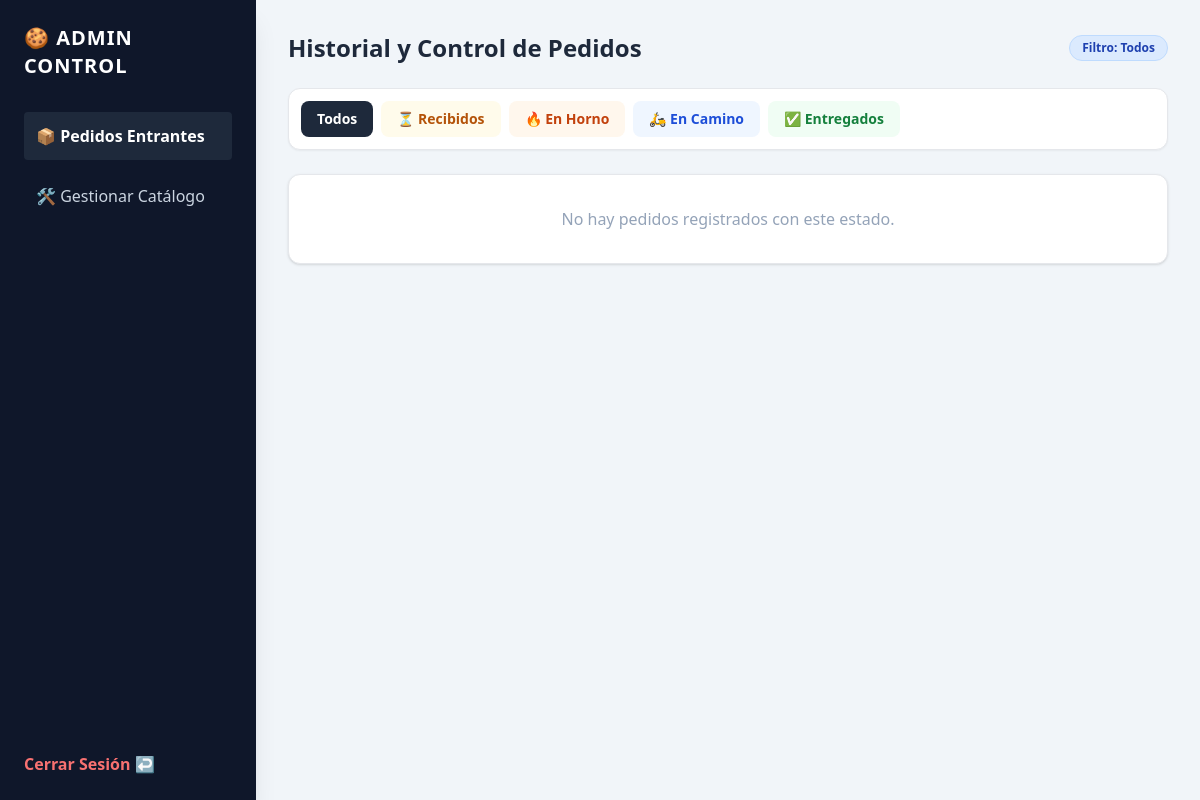
The app's page /admin/dashboard (signed in), older data.
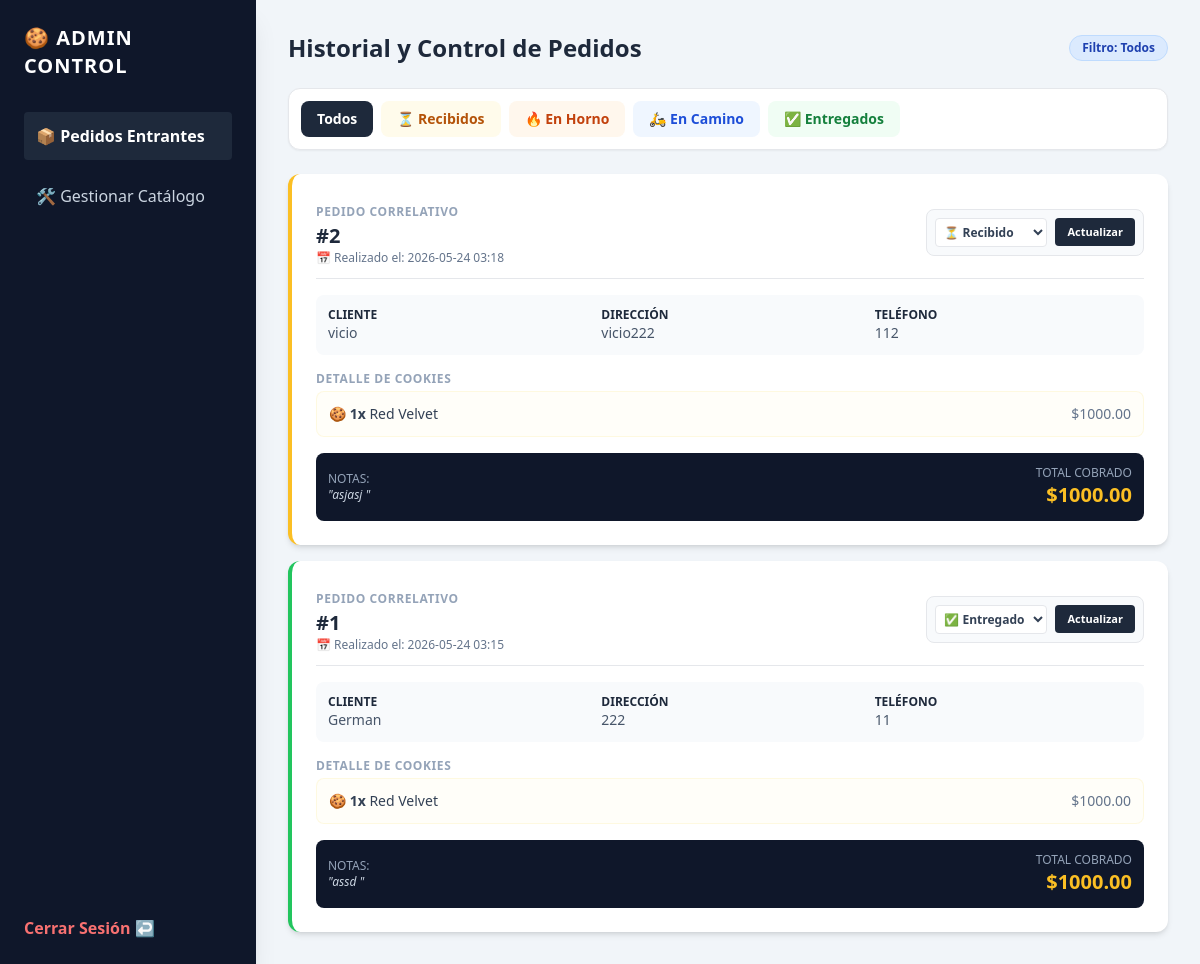
The same page, newer data.
### app.py (models this page shows)
class CookieOrder(db.Model):
    id = db.Column(db.Integer, primary_key=True) # Este ID será nuestro número de pedido incremental
    customer_name = db.Column(db.String(100), nullable=False)
    address = db.Column(db.String(200), nullable=False)
    phone = db.Column(db.String(20), nullable=False)
    notes = db.Column(db.Text, nullable=True)
    total = db.Column(db.Float, nullable=False)
    status = db.Column(db.String(50), default='Recibido')
    created_at = db.Column(db.DateTime, default=datetime.utcnow) # NUEVO: Registro de fecha y hora
    items = db.relationship('OrderItem', backref='order', lazy=True)

class OrderItem(db.Model):
    id = db.Column(db.Integer, primary_key=True)
    order_id = db.Column(db.Integer, db.ForeignKey('cookie_order.id'), nullable=False)
    product_id = db.Column(db.Integer, db.ForeignKey('product.id'), nullable=False)
    quantity = db.Column(db.Integer, nullable=False)
    price = db.Column(db.Float, nullable=False)
    product = db.relationship('Product')

class Product(db.Model):
    id = db.Column(db.Integer, primary_key=True)
    name = db.Column(db.String(100), nullable=False)
    description = db.Column(db.Text, nullable=True)
    price = db.Column(db.Float, nullable=False)
    image_url = db.Column(db.String(200), nullable=True)
    active = db.Column(db.Integer, default=1)
    stock = db.Column(db.Integer, default=0)

### app.py (the view, shortened to what this page needs)
@app.route('/admin')
@app.route('/admin/dashboard', methods=['GET', 'POST'])
def admin_dashboard():
    if not check_admin_auth():
        return redirect(url_for('admin_login'))
    status_filter = request.args.get('status', 'Todos')
    if status_filter == 'Todos':
        orders = CookieOrder.query.order_by(CookieOrder.id.desc()).all()
    else:
        orders = CookieOrder.query.filter_by(status=status_filter).order_by(CookieOrder.id.desc()).all()
    return render_template('admin/dashboard.html', orders=orders, current_filter=status_filter)

### app.py (called while the page is built)
def check_admin_auth():
    return 'admin_logged_in' in session

### templates/admin/dashboard.html (shortened to what this page needs)
<!DOCTYPE html>
<html lang="es">
<head>
    <script src="https://cdn.tailwindcss.com"></script>
</head>
<body class="bg-slate-100 min-h-screen flex">
    <div class="w-64 bg-slate-900 text-slate-300 p-6 flex flex-col justify-between shadow-xl">
        <div>
            <h2 class="text-xl font-black text-white mb-8 tracking-wider">🍪 ADMIN CONTROL</h2>
            <nav class="space-y-3">
                <a href="{{ url_for('admin_dashboard') }}" class="block bg-slate-800 text-white p-3 rounded font-bold">📦 Pedidos Entrantes</a>
                <a href="{{ url_for('admin_products') }}" class="block p-3 rounded hover:bg-slate-800 transition">🛠 Gestionar Catálogo</a>
            </nav>
        </div>
        <a href="{{ url_for('admin_logout') }}" class="text-red-400 font-bold hover:underline">Cerrar Sesión ↩</a>
    </div>
    <div class="flex-grow p-8">
        <div class="flex justify-between items-center mb-6">
            <h2 class="text-2xl font-black text-slate-800">Historial y Control de Pedidos</h2>
            <span class="bg-blue-100 text-blue-800 text-xs font-semibold px-3 py-1 rounded-full border border-blue-200">Filtro: {{ current_filter }}</span>
        </div>
        <div class="flex flex-wrap gap-2 mb-6 bg-white p-3 rounded-xl shadow-sm border">
            <a href="{{ url_for('admin_dashboard', status='Todos') }}" class="px-4 py-2 rounded-lg text-sm font-bold transition {% if current_filter == 'Todos' %} bg-slate-800 text-white {% else %} bg-slate-100 text-slate-600 hover:bg-slate-200 {% endif %}">Todos</a>
            <a href="{{ url_for('admin_dashboard', status='Recibido') }}" class="px-4 py-2 rounded-lg text-sm font-bold transition {% if current_filter == 'Recibido' %} bg-amber-500 text-white {% else %} bg-amber-50 text-amber-700 hover:bg-amber-100 {% endif %}">⏳ Recibidos</a>
            <a href="{{ url_for('admin_dashboard', status='En horno') }}" class="px-4 py-2 rounded-lg text-sm font-bold transition {% if current_filter == 'En horno' %} bg-orange-500 text-white {% else %} bg-orange-50 text-orange-700 hover:bg-orange-100 {% endif %}">🔥 En Horno</a>
            <a href="{{ url_for('admin_dashboard', status='En camino') }}" class="px-4 py-2 rounded-lg text-sm font-bold transition {% if current_filter == 'En camino' %} bg-blue-500 text-white {% else %} bg-blue-50 text-blue-700 hover:bg-blue-100 {% endif %}">🛵 En Camino</a>
            <a href="{{ url_for('admin_dashboard', status='Entregado') }}" class="px-4 py-2 rounded-lg text-sm font-bold transition {% if current_filter == 'Entregado' %} bg-green-600 text-white {% else %} bg-green-50 text-green-700 hover:bg-green-100 {% endif %}">✅ Entregados</a>
        </div>
        <div class="space-y-4">
            {% if not orders %}
                <div class="bg-white p-8 rounded-xl text-center shadow border text-slate-400 font-medium">No hay pedidos registrados con este estado.</div>
            {% endif %}
            {% for order in orders %}
            <div class="bg-white p-6 rounded-xl shadow-md border-l-4 transition hover:shadow-lg
                {% if order.status == 'Recibido' %} border-amber-400 {% elif order.status == 'En horno' %} border-orange-500 {% elif order.status == 'En camino' %} border-blue-500 {% else %} border-green-500 {% endif %}">
                <div class="flex flex-col md:flex-row justify-between items-start md:items-center gap-4 mb-4 border-b pb-3">
                    <div>
                        <span class="text-xs font-black tracking-wider text-slate-400 uppercase">PEDIDO CORRELATIVO</span>
                        <h3 class="text-xl font-black text-slate-800">#{{ order.id }}</h3>
                        <p class="text-xs text-slate-500 font-medium">📅 Realizado el: {{ order.created_at.strftime('%Y-%m-%d %H:%M') }}</p>
                    </div>
                    <form method="POST" class="flex gap-2 items-center bg-slate-50 p-2 rounded-lg border">
                        <select name="status" class="text-xs font-bold p-1 bg-white border rounded text-slate-700 focus:outline-none">
                            <option value="Recibido" {% if order.status == 'Recibido' %}selected{% endif %}>⏳ Recibido</option>
                            <option value="Entregado" {% if order.status == 'Entregado' %}selected{% endif %}>✅ Entregado</option>
                        </select>
                        <button type="submit" class="bg-slate-800 hover:bg-slate-900 text-white text-[11px] font-bold px-3 py-1.5 rounded transition">Actualizar</button>
                    </form>
                </div>
                <div class="grid grid-cols-1 md:grid-cols-3 gap-4 text-sm text-slate-600 mb-4 bg-slate-50 p-3 rounded-lg">
                    <div><strong class="text-slate-800 text-xs block">CLIENTE</strong> {{ order.customer_name }}</div>
                    <div><strong class="text-slate-800 text-xs block">DIRECCIÓN</strong> {{ order.address }}</div>
                    <div><strong class="text-slate-800 text-xs block">TELÉFONO</strong> {{ order.phone }}</div>
                </div>
                <div class="mb-4">
                    <strong class="text-xs text-slate-400 block tracking-wider mb-1 uppercase">Detalle de Cookies</strong>
                    <ul class="space-y-1 bg-amber-50/30 p-3 rounded-lg border border-amber-100/50">
                        {% for item in order.items %}
                        <li class="text-sm text-slate-700 flex justify-between">
                            <span>🍪 <strong>{{ item.quantity }}x</strong> {{ item.product.name }}</span>
                            <span class="font-medium text-slate-500">${{ "%.2f"|format(item.price * item.quantity) }}</span>
                        </li>
                        {% endfor %}
                    </ul>
                </div>
                <div class="flex justify-between items-center bg-slate-900 text-white p-3 rounded-lg">
                    <div class="text-xs"><strong class="text-slate-400 block font-normal">NOTAS:</strong> <span class="italic text-slate-300">"{{ order.notes }}"</span></div>
                    <div class="text-right"><span class="text-xs text-slate-400 block">TOTAL COBRADO</span><span class="text-xl font-black text-amber-400">${{ "%.2f"|format(order.total) }}</span></div>
                </div>
            </div>
            {% endfor %}
        </div>
    </div>
</body>
</html>

Row changes from the older to the newer data that the page shows:
added CookieOrder: id "2", created_at "2026-05-24 03:18", status "⏳ Recibido", customer_name "vicio", address "vicio222", phone "112", notes "asjasj", total "1000.00"
added OrderItem: quantity "1", product.name "Red Velvet", item.price*item.quantity "1000.00", shown under "2"
added CookieOrder: id "1", created_at "2026-05-24 03:15", status "✅ Entregado", customer_name "German", address "222", phone "11", notes "assd", total "1000.00"
added OrderItem: quantity "1", product.name "Red Velvet", item.price*item.quantity "1000.00"
Text that changed along with them:
text no longer shown: "No hay pedidos registrados con este estado."
